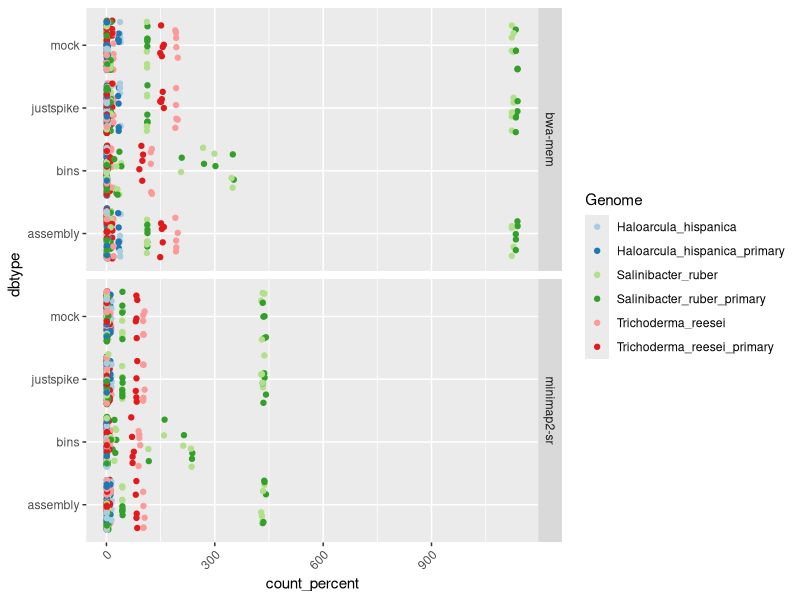

R code for this plot: (Note: this script raises an error after producing the figure.)
## ---- chunk 1
library(tidyverse)
library(patchwork)
## ---- chunk 2
#if (!file.exists("benchmarking/data_summary.tsv")) system("scp lilac:/data/brinkvd/users/watersn/spikequant/benchmarking/data_summary.tsv benchmarking/data_summary.tsv")
#if (!file.exists("benchmarking/results/merged_benchmarking_coverage.tsv")) system("scp lilac:/data/brinkvd/users/watersn/spikequant/benchmarking/results/merged_benchmarking_coverage.tsv benchmarking/results/merged_benchmarking_coverage.tsv")

spikes <- c("Haloarcula_hispanica", "Salinibacter_ruber", "Trichoderma_reesei")
spikes_pri <- c("Haloarcula_hispanica_primary", "Salinibacter_ruber_primary", "Trichoderma_reesei_primary" )
# read in the data summary to get the actual totals 
data_summary_most <- read.csv("benchmarking/data_summary.tsv", sep="\t") %>%
  #filter(!grepl("spike0.00000", file)) %>% 
  mutate(
    true_count=as.numeric(gsub(",", "", num_seqs)),
    sample=gsub(".*?_(\\d+_depth.*?_spike.*?)_.*", "\\1", file),
    Genome = gsub(".*?_(\\d+_depth.*?_spike.*?)_(.*).fasta.*", "\\2", file),
    is_spike =Genome %in% c(spikes, spikes_pri)
  ) %>% 
  group_by(sample,is_spike, Genome) %>% 
  summarize(true_count = sum(true_count)) %>%
  ungroup() %>%
  group_by(sample) %>% 
  mutate(total = sum(true_count)) %>%
  ungroup() %>% 
  filter( is_spike)%>% 
  select(sample, Genome, true_count, total) %>% 
  distinct()
# parse the ones lacking any spikes so we still have totals
# the left join with the dummy data makes the merging below more straightforward
data_summary_nospike <- read.csv("benchmarking/data_summary.tsv", sep="\t") %>% 
  filter(grepl("spike0.00000", file)) %>% 
  mutate(
    true_count=as.numeric(gsub(",", "", num_seqs)),
    sample=gsub(".*?_(\\d+_depth.*?_spike.*?)_.*", "\\1", file),
  ) %>% 
 group_by(sample) %>% 
  summarize(total = sum(true_count)) %>% ungroup() %>%
  mutate(true_count=0) %>% 
  left_join(data.frame(true_count=rep(0, length(spikes)), Genome=spikes), relationship= "many-to-many")

data_summary <- bind_rows(data_summary_most,data_summary_nospike) %>% 
  rename("genome_base" = "Genome")
# prepare the same summary but for the _primary ones

tmp <- read.csv("benchmarking/results/merged_benchmarking_coverage.tsv", sep="\t")  %>% 
  rename(rawsample=sample) %>%
  mutate(
    quantref=ifelse(grepl("allseqs", rawsample), "all", "primary"),
    sample=gsub("(.*?)_and.*", "\\1", rawsample),
    dbtype=gsub("(.*?)_and_(.*?)-.*", "\\2", rawsample),
    dbtype=ifelse(dbtype=="spike", "justspike", dbtype),
    aligner=gsub("(.*?)_via_(.*)", "\\2", rawsample),
    target=as.numeric(gsub(".*_spike(.*?)_and.*", "\\1", rawsample)),
    is_spike =Genome %in% c("Haloarcula_hispanica", "Salinibacter_ruber", "Trichoderma_reesei",
                            "Haloarcula_hispanica_primary", "Salinibacter_ruber_primary", "Trichoderma_reesei_primary" )
  ) %>%
  mutate(genome_base = gsub("_primary", "", Genome )) %>% 
  left_join(data_summary, by = c("sample", "genome_base")) %>% 
  group_by(genome_base) %>% 
  mutate(full_genome = max(Length)) %>% 
  ungroup() %>% 
  mutate(counts = (Read_Count * (full_genome/100000))/(Length/100000)) %>% 
  select(sample, dbtype, quantref, aligner, is_spike, target, Genome, Length, genome_base, full_genome, Read_Count, counts, true_count, total) %>% 
  mutate(count_deviation_percent = (counts-true_count)/(true_count)) %>% 
  mutate(count_percent = counts/true_count)

if (interactive()){
View(tmp %>% filter(is_spike) %>% filter(grepl("1_depth10000000_spike0.00000", sample), aligner == "bwa-mem", dbtype=="bins"))
View(tmp %>% filter(is_spike) %>% filter(grepl("1_depth10000000_spike0.10000", sample), aligner == "bwa-mem", dbtype=="bins"))
}
# ggplot(tmp %>% filter(is_spike) %>% 
# #         filter(quantref == "all") %>% 
# #         filter(dbtype != "bins") %>%
#          group_by(sample,target, dbtype, aligner, quantref) %>% 
#          summarize(perc = sum(Relative_Abundance_Perc) / 100,
#                    diff_from_target = perc-target[1]), aes(y=interaction(target, dbtype), x=diff_from_target, color=aligner)) +
#   geom_jitter(width=0) + 
# #  geom_vline(xintercept = as.numeric(gsub(".*_spike(.*)", "\\1", unique(tmp$sample))), linetype="dotted") +
#   facet_grid( quantref ~  .) + 
#   #scale_x_log10(limits = c(0.00001, 1)) + 
#   theme(axis.text.x = element_text(angle=45, hjust=1))


ggplot(tmp %>% filter(is_spike) %>% 
         filter(!is.infinite(count_percent)), aes(y=dbtype, x=count_percent, color=Genome)) +
  geom_jitter(width=0) + 
  facet_grid( aligner ~  ., scales="free", space = "free") + 
  theme(axis.text.x = element_text(angle=45, hjust=1)) + scale_color_brewer(palette = "Paired")  

ggplot(tmp %>% filter(is_spike) %>% filter(target > 0), aes(y=target, x=counts_perc, color=dbtype)) +
  geom_jitter(width=0) + 
  facet_grid(~ genome_base, scales="free", space = "free") + 
  theme(axis.text.x = element_text(angle=45, hjust=1)) 

